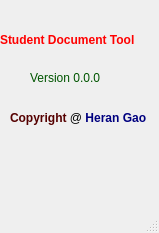
<?xml version="1.0" encoding="UTF-8"?>
<ui version="4.0">
 <class>About</class>
 <widget class="QMainWindow" name="About">
  <property name="geometry">
   <rect>
    <x>0</x>
    <y>0</y>
    <width>159</width>
    <height>233</height>
   </rect>
  </property>
  <property name="windowTitle">
   <string>MainWindow</string>
  </property>
  <widget class="QWidget" name="centralwidget">
   <widget class="QLabel" name="label">
    <property name="geometry">
     <rect>
      <x>0</x>
      <y>30</y>
      <width>151</width>
      <height>21</height>
     </rect>
    </property>
    <property name="text">
     <string>&lt;html&gt;&lt;head/&gt;&lt;body&gt;&lt;p&gt;&lt;span style=&quot; font-weight:600; color:#ff0000;&quot;&gt;Student Document Tool&lt;/span&gt;&lt;/p&gt;&lt;/body&gt;&lt;/html&gt;</string>
    </property>
   </widget>
   <widget class="QLabel" name="label_2">
    <property name="geometry">
     <rect>
      <x>30</x>
      <y>70</y>
      <width>91</width>
      <height>16</height>
     </rect>
    </property>
    <property name="text">
     <string>&lt;html&gt;&lt;head/&gt;&lt;body&gt;&lt;p&gt;&lt;span style=&quot; color:#005500;&quot;&gt;Version 0.0.0&lt;/span&gt;&lt;/p&gt;&lt;/body&gt;&lt;/html&gt;</string>
    </property>
   </widget>
   <widget class="QLabel" name="label_3">
    <property name="geometry">
     <rect>
      <x>10</x>
      <y>110</y>
      <width>161</width>
      <height>16</height>
     </rect>
    </property>
    <property name="text">
     <string>&lt;html&gt;&lt;head/&gt;&lt;body&gt;&lt;p&gt;&lt;span style=&quot; font-weight:600; color:#550000;&quot;&gt;Copyright&lt;/span&gt;  @ &lt;span style=&quot; font-weight:600; color:#00007f;&quot;&gt;Heran Gao&lt;/span&gt;&lt;/p&gt;&lt;/body&gt;&lt;/html&gt;</string>
    </property>
   </widget>
  </widget>
  <widget class="QMenuBar" name="menubar">
   <property name="geometry">
    <rect>
     <x>0</x>
     <y>0</y>
     <width>159</width>
     <height>23</height>
    </rect>
   </property>
  </widget>
  <widget class="QStatusBar" name="statusbar"/>
 </widget>
 <resources/>
 <connections/>
</ui>
